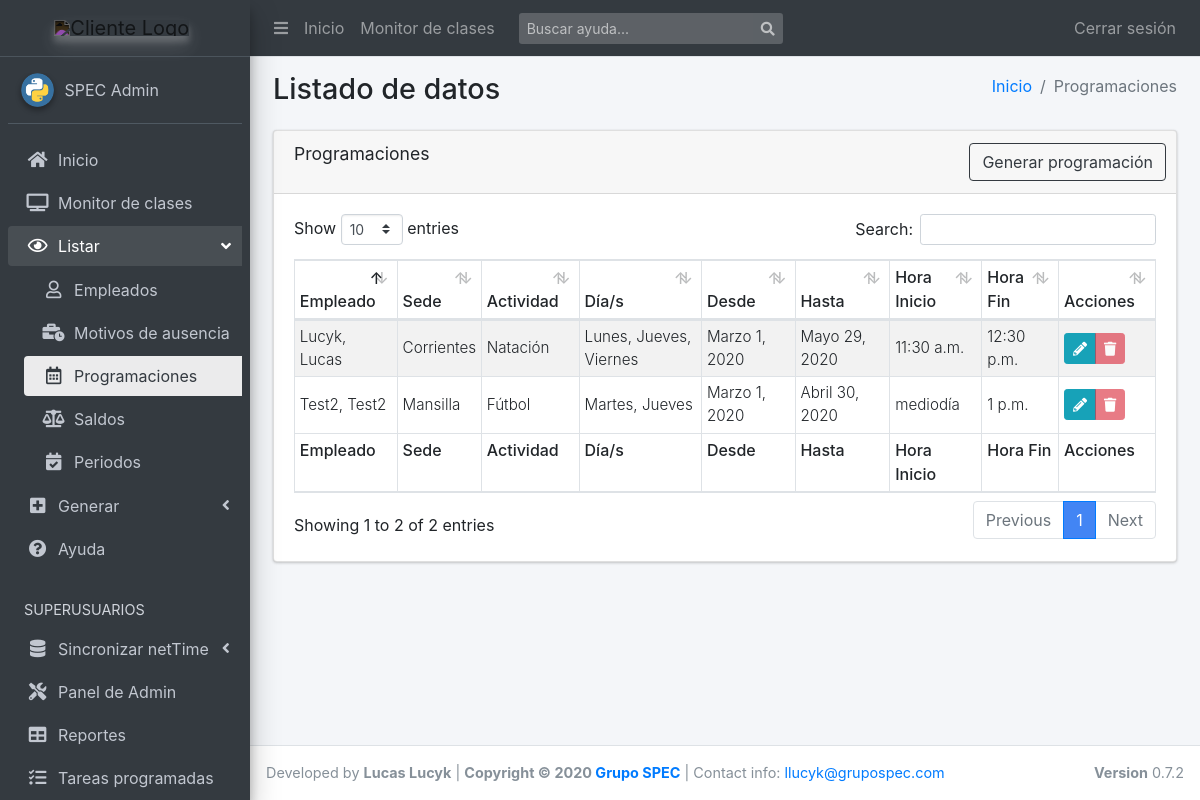
The page /list/programaciones/ (signed in) on the database its author committed.
### scg_app/models.py (models this page shows, shortened)
class Recurrencia(models.Model):
    fecha_desde = models.DateField(default=timezone.now)
    fecha_hasta = models.DateField(blank=True)
    horario_desde = models.TimeField(default=timezone.now)
    horario_hasta = models.TimeField(blank=True)
    empleado = models.ForeignKey(
        'Empleado', on_delete=models.SET(''), null=True)
    actividad = models.ForeignKey(
        'Actividad', on_delete=models.SET(''), null=True)
    sede = models.ForeignKey('Sede', on_delete=models.SET(''), null=True)
    weekdays = MultiSelectField(
        'Días de la semana', choices=settings.DIA_SEMANA_CHOICES,
        null=True, blank=True)
    locked = models.BooleanField(null=True, blank=True, default=False)
    class Meta:
        verbose_name = "Recurrencia"
        verbose_name_plural = "Recurrencias"
        get_latest_by = "id"
    def get_dias_str(self):
        return ', '.join(utils.get_dia_display(*self.weekdays))
    get_dias_str.short_description = "Días"
    def get_edit_url(self):
        return reverse('programacion_update', kwargs={"pk": self.id})

class Empleado(models.Model):
    id_netTime = models.PositiveIntegerField(
        default=0,
        validators=[MinValueValidator(1)],
        unique=True,
        help_text="Para matchear marcajes e importaciones"
    )
    apellido = models.CharField(max_length=20)
    nombre = models.CharField(max_length=20)
    dni = models.CharField(max_length=8, unique=True)
    legajo = models.CharField(max_length=10, null=True, blank=True)
    empresa = models.CharField(max_length=10, null=True, blank=True)
    tipo = models.ForeignKey(
        'TipoContrato', on_delete=models.CASCADE, null=True, blank=True)
    liquidacion = models.ForeignKey(
        'TipoLiquidacion', on_delete=models.CASCADE, null=True, blank=True)
    escala = models.ManyToManyField('Escala')
    class Meta:
        verbose_name = "Empleado"
        verbose_name_plural = "Empleados"
        get_latest_by = "id"
    class ReportBuilder:
        extra = ['legajo_apellido_nombre', ]
    @property
    def legajo_apellido_nombre(self):
        return f'{self.legajo} - {self.apellido} {self.nombre}'
    def __str__(self):
        return '{}, {}'.format(
            self.apellido,
            self.nombre if self.nombre else ''
        )

class Sede(models.Model):
    id_netTime = models.PositiveIntegerField(
        default=0,
        validators=[MinValueValidator(1)],
        unique=True,
        help_text="Para matchear marcajes e importaciones")
    nombre = models.CharField(max_length=40)
    tipo = models.CharField(max_length=30, default="Física", blank=True)
    class Meta:
        verbose_name = "Sede"
        verbose_name_plural = "Sedes"
        get_latest_by = "id"

class Actividad(models.Model):
    nombre = models.CharField(max_length=100)
    grupo = models.ForeignKey(
        'GrupoActividad', on_delete=models.SET(''), null=True, blank=True)
    class Meta:
        verbose_name = "Actividad"
        verbose_name_plural = "Actividades"
        get_latest_by = "id"

### scg_app/views.py (the view)
# urls.py: path('programaciones/', views.RecurrenciasList.as_view(),
class RecurrenciasList(LoginRequiredMixin, ListView):
    model = Recurrencia
    template_name = 'apps/scg_app/list/programaciones.html'
    context_object_name = 'programaciones_list'
    ordering = ['-fecha_desde', '-horario_desde', 'actividad__nombre']

### scg_app/utils.py (called while the page is built)
def get_dia_display(*args):
    to_dict = dict(settings.DIA_SEMANA_CHOICES)
    return [to_dict.get(str(char)) for char in args]

### templates/apps/scg_app/list/programaciones.html
{% extends "apps/scg_app/list/base.html" %}
{% block active_ver_program %} active {% endblock %}
{% block route %}
  <li class="breadcrumb-item"><a href="{% url 'index' %}">Inicio</a></li>
  <li class="breadcrumb-item active">Programaciones</li>
{% endblock route %}
{% block tableName %}Programaciones{% endblock %}
{% block generar_btn %}
  <a href="{% url 'programar' %}" class="btn btn-outline-dark">Generar programaci&oacute;n</a>
{% endblock %}
{% block tableHeaders %}
  <tr>
    <th>Empleado</th>
    <th>Sede</th>
    <th>Actividad</th>
    <th>D&iacute;a/s</th>
    <th>Desde</th>
    <th>Hasta</th>
    <th>Hora Inicio</th>
    <th>Hora Fin</th>
    <th>Acciones</th>
  </tr>
{% endblock %}
{% block tableBody %}
  {% for programacion in programaciones_list %}
    <tr>
      <td class="align-middle">{{programacion.empleado|capfirst}}</td>
      <td class="align-middle">{{programacion.sede.nombre|capfirst}}</td>
      <td class="align-middle">{{programacion.actividad.nombre|capfirst}}</td>
      <td class="align-middle">{{programacion.get_dias_str}}</td>
      <td class="align-middle">{{programacion.fecha_desde}}</td>
      <td class="align-middle">{{programacion.fecha_hasta}}</td>
      <td class="align-middle">{{programacion.horario_desde}}</td>
      <td class="align-middle">{{programacion.horario_hasta}}</td>
      <td class="py-0 align-middle">
        <div class="btn-group btn-group-sm">
          <a href="{{ programacion.get_edit_url|safe }}" class="btn btn-info"><i class="fas fa-pencil-alt"></i></a>
          {% if programacion.locked %}
            <a href="#" class="btn btn-danger disabled" role="button" aria-disabled="true">
              <i class="fas fa-trash"></i>
            </a>
          {% else %}
            <a href="{{ programacion.get_delete_url|safe }}" class="btn btn-danger"><i class="fas fa-trash"></i></a>
          {% endif %}
        </div>
      </td>
    </tr>
  {% endfor %}
{% endblock %}
{% block tableFooter %}
  <tr>
    <th>Empleado</th>
    <th>Sede</th>
    <th>Actividad</th>
    <th>D&iacute;a/s</th>
    <th>Desde</th>
    <th>Hasta</th>
    <th>Hora Inicio</th>
    <th>Hora Fin</th>
    <th>Acciones</th>
  </tr>
{% endblock %}

### templates/base_template.html (shortened to what this page needs)
<!DOCTYPE html>
<html lang="es">
<head>
  {% load static %}
  <link rel="stylesheet" href="{%  static 'css/main.css' %}">
  <link rel="stylesheet" href="https://code.ionicframework.com/ionicons/2.0.1/css/ionicons.min.css">
  <link rel="stylesheet" href="{%  static 'dist/css/adminlte.min.css' %}">
  <link rel="stylesheet" href="https://cdnjs.cloudflare.com/ajax/libs/Chart.js/2.8.0/Chart.min.css" />
  <link rel="stylesheet" href="https://stackpath.bootstrapcdn.com/bootstrap/4.4.1/css/bootstrap.min.css">
  {% if 1 == 1 %}
    <link rel="stylesheet" href="https://use.fontawesome.com/releases/v5.8.2/css/all.css">
  {% else %}
    <link rel="stylesheet" href="{%  static 'plugins/fontawesome-free/css/all.min.css' %}">
  {% endif %}
  {% block extra_css %}
  {% endblock %}
</head>
<body class="hold-transition sidebar-mini layout-fixed .layout-footer-fixed .layout-navbar-fixed">
{% block body %}
<div class="wrapper">
  <nav class="main-header navbar navbar-expand navbar-dark navbar-dark">
    <ul class="navbar-nav">
      <li class="nav-item">
        <a class="nav-link" data-widget="pushmenu" href="#" role="button"><i class="fas fa-bars"></i></a>
      </li>
      <li class="nav-item d-none d-sm-inline-block">
        <a href="{% url 'index' %}" class="nav-link">Inicio</a>
      </li>
      <li class="nav-item d-none d-sm-inline-block">
        <a href="{% url 'clases_view'%}" class="nav-link">Monitor de clases</a>
      </li>
    </ul>
    <form class="form-inline ml-3" action="{% url 'help_list' %}">
      <div class="input-group input-group-sm">
        <input class="form-control form-control-navbar" type="search" placeholder="Buscar ayuda..." aria-label="Buscar" name="q">
        <div class="input-group-append">
          <button class="btn btn-navbar" type="submit">
            <i class="fas fa-search"></i>
          </button>
        </div>
      </div>
    </form>
    <ul class="navbar-nav ml-auto">
      {% if user.is_authenticated %}
        <li class="nav-item">
          <a class="nav-link" href="{% url 'logout'%}?next={{request.path}}">
          Cerrar sesi&oacute;n
          </a>
        </li>
      {% endif %}
    </ul>
  </nav>
  <aside class="main-sidebar sidebar-dark-primary elevation-4">
    <a id="logo-big" href="{% url 'index' %}" class="brand-link text-center" style="display:none;">
      <img src="https://megatlon.com/megatlon/images/megatlon.svg"
           alt="Cliente Logo"
           class="brand-image elevation-3 invert-color img-center"
           style="opacity: .8;">
      <span class="brand-text font-weight-light">&nbsp;</span>
    </a>
    <div class="sidebar">
      <div class="user-panel mt-3 pb-3 mb-3 d-flex">
        <div class="image">
          <img src="{% static 'img/python.png' %}" class="img-circle elevation-2" alt="User Image">
        </div>
        <div class="info">
          <a href="#" class="d-block">{{ user.last_name }} {{ user.first_name }}</a>
        </div>
      </div>
      <nav class="mt-2">
        <ul class="nav nav-pills nav-sidebar flex-column nav-child-indent" data-widget="treeview" role="menu" data-accordion="false">
          <li class="nav-item">
            <a href="{% url 'index' %}" class="nav-link {% block active_home %}{% endblock %}">
              <i class="nav-icon fas fa-home"></i>
              <p>Inicio</p>
            </a>
          </li>
          <li class="nav-item">
            <a href="{% url 'clases_view'%}" class="nav-link {% block active_monitor %}{% endblock %}">
              <i class="nav-icon fas fa-tv"></i>
              <p>Monitor de clases</p>
            </a>
          </li>
          <li class="nav-item has-treeview {% block open_ver %}{% endblock %}">
            <a href="#" class="nav-link">
              <i class="nav-icon far fa-eye"></i>
              <p>
                Listar
                <i class="fas fa-angle-left right"></i>
              </p>
            </a>
            <ul class="nav nav-treeview">
              <li class="nav-item">
                <a href="{% url 'empleados_view'%}" class="nav-link {% block active_ver_empleados %}{% endblock %}">
                  <i class="far fa-user nav-icon"></i>
                  <p>Empleados</p>
                </a>
              </li>
              <li class="nav-item">
                <a href="{% url 'motivos_ausencia_view'%}" class="nav-link {% block active_ver_mot_aus %}{% endblock %}">
                  <i class="fas fa-business-time nav-icon"></i>
                  <p>Motivos de ausencia</p>
                </a>
              </li>
              <li class="nav-item">
                <a href="{% url 'programaciones_view'%}" class="nav-link {% block active_ver_program %}{% endblock %}">
                  <i class="far fa-calendar-alt nav-icon"></i>
                  <p>Programaciones</p>
                </a>
              </li>
              <li class="nav-item">
                <a href="{% url 'saldos_view'%}" class="nav-link {% block active_ver_saldos %}{% endblock %}">
                  <i class="fas fa-balance-scale nav-icon"></i>
                  <p>Saldos</p>
                </a>
              </li>
              <li class="nav-item">
                <a href="{% url 'periodos_view'%}" class="nav-link {% block active_ver_periodos %}{% endblock %}">
                  <i class="fas fa-calendar-check nav-icon"></i>
                  <p>Periodos</p>
                </a>
              </li>
            </ul>
          </li>
          <li class="nav-item has-treeview {% block open_crear %}{% endblock %}">
            <a href="#" class="nav-link">
              <i class="nav-icon fas fa-plus-square"></i>
              <p>
                Generar
                <i class="right fas fa-angle-left"></i>
              </p>
            </a>
          </li>
          <li class="nav-item">
            <a href="{% url 'help_list'%}" class="nav-link {% block active_help %}{% endblock %}">
              <i class="nav-icon fas fa-question-circle"></i>
              <p>Ayuda</p>
            </a>
          </li>
          {% if user.is_superuser %}
            <li class="nav-header">SUPERUSUARIOS</li>
            <li class="nav-item has-treeview">
              <a href="#" class="nav-link">
                <i class="nav-icon fas fa-database"></i>
                <p>
                  Sincronizar netTime
                  <i class="right fas fa-angle-left"></i>
                </p>
              </a>
            </li>
            <li class="nav-item">
              <a href="/admin/" target="_blank" class="nav-link">
                <i class="nav-icon fas fa-tools"></i>
                <p>Panel de Admin</p>
              </a>
            </li>
            <li class="nav-item">
              <a href="/report_builder/" class="nav-link">
                <i class="nav-icon fas fa-table"></i>
                <p>Reportes</p>
              </a>
            </li>
            <li class="nav-item">
              <a href="{% url 'tasks_management' %}" class="nav-link {% block active_tareas %}{% endblock %}">
                <i class="nav-icon fas fa-tasks"></i>
                <p>Tareas programadas</p>
              </a>
            </li>
          {% endif %}
        </ul>
      </nav>
    </div>
  </aside>
  <div class="content-wrapper">
    <section class="content-header">
      <div class="container-fluid">
        <div class="row mb-2">
          <div class="col-sm-6">
            <h1>{% block namepage %}Inicio{% endblock %}</h1>
          </div>
          <div class="col-sm-6">
            <ol class="breadcrumb float-sm-right">
              {% block route %}{% endblock %}
            </ol>
          </div>
        </div>
      </div>
    </section>
    <section class="content">
      <div class="container-fluid">
        {% block content %}{% endblock %}
      </div>
    </section>
  </div>
  <footer class="main-footer">
    <div class="float-right d-none d-sm-block">
      <b>Version</b> 0.7.2
    </div>
    Developed by <strong>Lucas Lucyk</strong> |
    <strong>Copyright &copy; 2020 <a href="https://grupospec.com/es/">Grupo SPEC</a></strong>
    | Contact info: <a href="mailto:llucyk@grupospec.com">llucyk@grupospec.com</a>
  </footer>
</div>
{% endblock body %}
</body>
</html>

### static/css/main.css (style rules this page uses)
footer { font-size: .9rem; }
table td { font-size: .95rem; font-weight: 300; }
table th { font-size: 1rem; font-weight: 500; }
.invert-color { -webkit-filter: invert(1); filter: invert(1); }
.img-center { float: none !important; }

### rows shown on the page
Recurrencia: empleado "Test2, Test2", sede.nombre "Mansilla", actividad.nombre "Fútbol", get_dias_str "Martes, Jueves", fecha_desde "Marzo 1, 2020", fecha_hasta "Abril 30, 2020", horario_desde "mediodía", horario_hasta "1 p.m.", locked True (drawn)
Recurrencia: empleado "Lucyk, Lucas", sede.nombre "Corrientes", actividad.nombre "Natación", get_dias_str "Lunes, Jueves, Viernes", fecha_desde "Marzo 1, 2020", fecha_hasta "Mayo 29, 2020", horario_desde "11:30 a.m.", horario_hasta "12:30 p.m.", locked True (drawn)

### other values the page prints
{{ user.last_name }} "SPEC"
{{ user.first_name }} "Admin"
